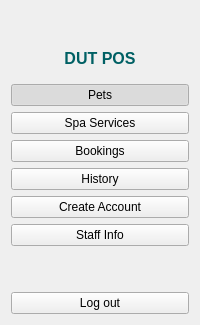
    <widget class="QWidget" name="navBar" native="true">
     <layout class="QVBoxLayout" name="verticalLayout_2">
      <item>
       <widget class="QWidget" name="navHeader" native="true">
        <layout class="QHBoxLayout" name="horizontalLayout_2">
         <item>
          <widget class="QLabel" name="logo2Label">
           <property name="maximumSize">
            <size>
             <width>40</width>
             <height>40</height>
            </size>
           </property>
           <property name="text">
            <string/>
           </property>
           <property name="pixmap">
            <pixmap resource="images.qrc">:/images/images/khoacnttlogo.jpg</pixmap>
           </property>
           <property name="scaledContents">
            <bool>true</bool>
           </property>
          </widget>
         </item>
         <item>
          <widget class="QLabel" name="logo1Label">
           <property name="maximumSize">
            <size>
             <width>40</width>
             <height>40</height>
            </size>
           </property>
           <property name="text">
            <string/>
           </property>
           <property name="pixmap">
            <pixmap resource="images.qrc">:/images/images/logodut.jpg</pixmap>
           </property>
           <property name="scaledContents">
            <bool>true</bool>
           </property>
          </widget>
         </item>
         <item>
          <widget class="QLabel" name="logoLabel">
           <property name="maximumSize">
            <size>
             <width>40</width>
             <height>40</height>
            </size>
           </property>
           <property name="text">
            <string/>
           </property>
           <property name="pixmap">
            <pixmap resource="images.qrc">:/images/images/mylogo.png</pixmap>
           </property>
           <property name="scaledContents">
            <bool>true</bool>
           </property>
           <property name="alignment">
            <set>Qt::AlignmentFlag::AlignCenter</set>
           </property>
          </widget>
         </item>
        </layout>
       </widget>
      </item>
      <item>
       <widget class="QLabel" name="appTitleLabel">
        <property name="styleSheet">
         <string notr="true">font-weight: bold; color: #006064; font-size: 16px; margin-bottom: 10px;</string>
        </property>
        <property name="text">
         <string>DUT POS</string>
        </property>
        <property name="alignment">
         <set>Qt::AlignmentFlag::AlignCenter</set>
        </property>
       </widget>
      </item>
      <item>
       <widget class="QPushButton" name="posPetsButton">
        <property name="text">
         <string>Pets</string>
        </property>
        <property name="checkable">
         <bool>true</bool>
        </property>
        <property name="checked">
         <bool>true</bool>
        </property>
       </widget>
      </item>
      <item>
       <widget class="QPushButton" name="posSpaButton">
        <property name="text">
         <string>Spa Services</string>
        </property>
        <property name="checkable">
         <bool>true</bool>
        </property>
       </widget>
      </item>
      <item>
       <widget class="QPushButton" name="manageBookingsButton">
        <property name="text">
         <string>Bookings</string>
        </property>
        <property name="checkable">
         <bool>true</bool>
        </property>
       </widget>
      </item>
      <item>
       <widget class="QPushButton" name="historyButton">
        <property name="text">
         <string>History</string>
        </property>
        <property name="checkable">
         <bool>true</bool>
        </property>
       </widget>
      </item>
      <item>
       <widget class="QPushButton" name="createClientButton">
        <property name="text">
         <string>Create Account</string>
        </property>
        <property name="checkable">
         <bool>true</bool>
        </property>
       </widget>
      </item>
      <item>
       <widget class="QPushButton" name="profileButton">
        <property name="text">
         <string>Staff Info</string>
        </property>
        <property name="checkable">
         <bool>true</bool>
        </property>
       </widget>
      </item>
      <item>
       <spacer name="verticalSpacer">
        <property name="orientation">
         <enum>Qt::Orientation::Vertical</enum>
        </property>
        <property name="sizeHint" stdset="0">
         <size>
          <width>20</width>
          <height>40</height>
         </size>
        </property>
       </spacer>
      </item>
      <item>
       <widget class="QPushButton" name="logoutButton">
        <property name="text">
         <string>Log out</string>
        </property>
       </widget>
      </item>
     </layout>
    </widget>
